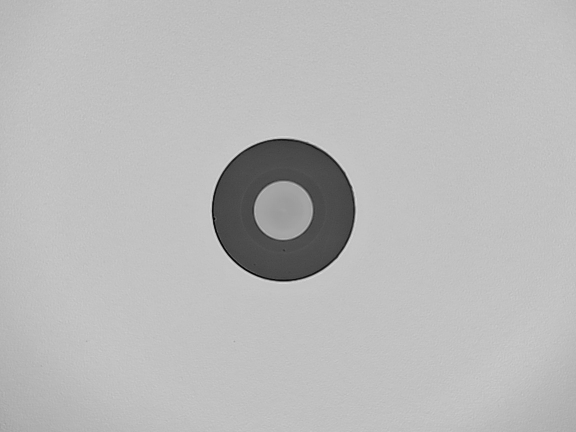
#> input picture samples2/img38.jpg, 1152 x 864 px, found by its file name (shown at 1/2 size)
$ python grid_view.py
#> lines starting #> are read from the running program, lines starting #| are printed output that depends on the picture
import cv2
import numpy as np

# Display multiple images in a grid
image_paths = [
    r"C:\Users\Saem1001\Documents\GitHub\OpenCV-Practice\samples2\img38.jpg",
    r"C:\Users\Saem1001\Documents\GitHub\OpenCV-Practice\samples2\img38.jpg",  # Change to other paths
    r"C:\Users\Saem1001\Documents\GitHub\OpenCV-Practice\samples2\img38.jpg"
]

images = []
for path in image_paths:
    img = cv2.imread(path)
#> img is the input picture: shape (864, 1152, 3); min 0, max 231, mean 185.2
    if img is not None:
        images.append(img)

if images:
    # Resize all images to same size
    target_height = 300
    resized_images = []

    for img in images:
        h, w = img.shape[:2]
        scale = target_height / h
        new_w = int(w * scale)
        resized = cv2.resize(img, (new_w, target_height))
        resized_images.append(resized)
#> this loop made 3 passes
#> pass 1, `resized = cv2.resize(img, (new_w, target_height))`:
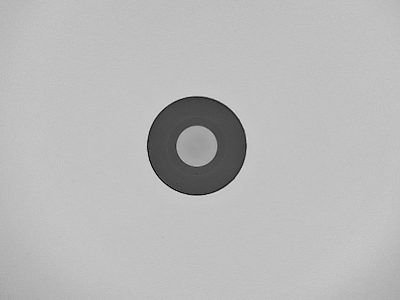
#> resized: shape (300, 400, 3); min 2, max 218, mean 185.1
#> after the loop, resized_images = 3 items

    # Create grid (3 columns max)
    n = len(resized_images)
#> n = 3
    cols = min(3, n)
#> cols = 3
    rows = (n + cols - 1) // cols
#> rows = 1

    # Combine images
    row_images = []
    for i in range(0, n, cols):
        row = resized_images[i:i+cols]
        if len(row) < cols:
            # Pad with black images
            h, w, c = row[0].shape
            for _ in range(cols - len(row)):
                row.append(np.zeros((h, w, c), dtype=np.uint8))
        row_images.append(np.hstack(row))
#> after the loop, row_images = 1 item

    grid = np.vstack(row_images) if row_images else None
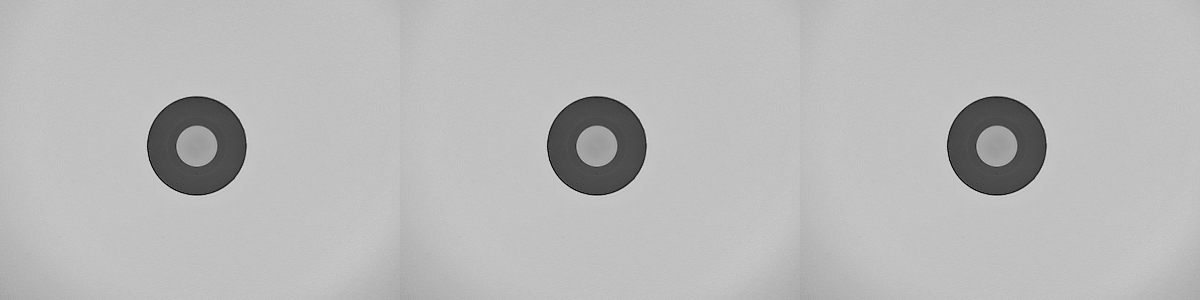
#> grid: shape (300, 1200, 3); min 2, max 218, mean 185.1

    if grid is not None:
        cv2.imshow('Grid View', grid)
        cv2.waitKey(0)
        cv2.destroyAllWindows()
else:
    print("Failed to load images")
